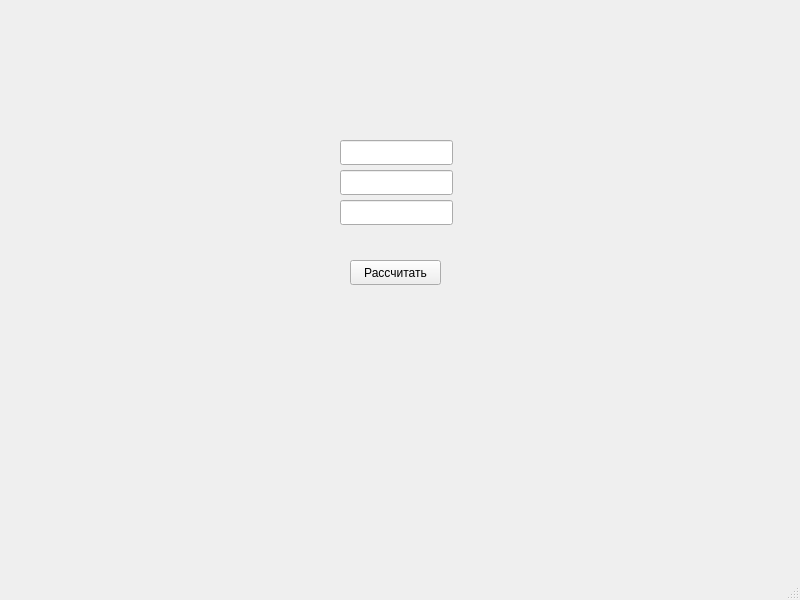
<?xml version="1.0" encoding="UTF-8"?>
<ui version="4.0">
 <class>MainWindow</class>
 <widget class="QMainWindow" name="MainWindow">
  <property name="geometry">
   <rect>
    <x>0</x>
    <y>0</y>
    <width>800</width>
    <height>600</height>
   </rect>
  </property>
  <property name="windowTitle">
   <string>MainWindow</string>
  </property>
  <widget class="QWidget" name="centralwidget">
   <widget class="QLineEdit" name="lineEdit">
    <property name="geometry">
     <rect>
      <x>340</x>
      <y>200</y>
      <width>113</width>
      <height>25</height>
     </rect>
    </property>
   </widget>
   <widget class="QLabel" name="label">
    <property name="geometry">
     <rect>
      <x>194</x>
      <y>236</y>
      <width>401</width>
      <height>20</height>
     </rect>
    </property>
    <property name="text">
     <string/>
    </property>
   </widget>
   <widget class="QPushButton" name="pushButton">
    <property name="geometry">
     <rect>
      <x>350</x>
      <y>260</y>
      <width>91</width>
      <height>25</height>
     </rect>
    </property>
    <property name="text">
     <string>Рассчитать</string>
    </property>
   </widget>
   <widget class="QLineEdit" name="lineEdit_2">
    <property name="geometry">
     <rect>
      <x>340</x>
      <y>170</y>
      <width>113</width>
      <height>25</height>
     </rect>
    </property>
   </widget>
   <widget class="QLineEdit" name="lineEdit_3">
    <property name="geometry">
     <rect>
      <x>340</x>
      <y>140</y>
      <width>113</width>
      <height>25</height>
     </rect>
    </property>
   </widget>
  </widget>
  <widget class="QMenuBar" name="menubar">
   <property name="geometry">
    <rect>
     <x>0</x>
     <y>0</y>
     <width>800</width>
     <height>22</height>
    </rect>
   </property>
  </widget>
  <widget class="QStatusBar" name="statusbar"/>
 </widget>
 <resources/>
 <connections/>
</ui>
